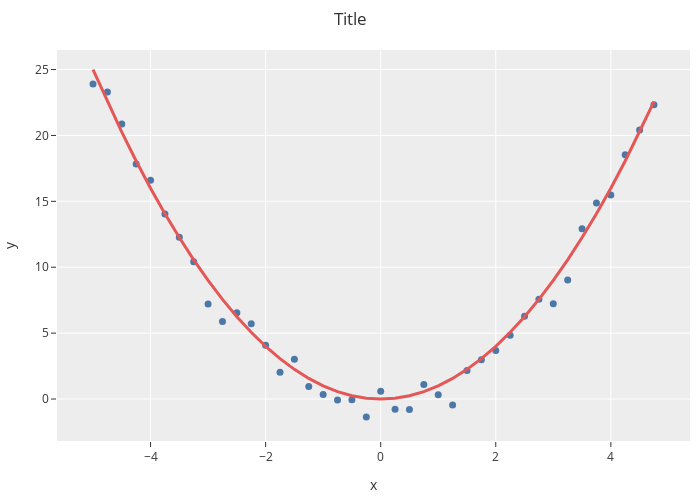

Notebook code cell kept with this figure:
### Code cell
fig.add_traces(go.Scatter(
    x=x,
    y=x ** 2,
    mode='lines',
    line_width=3,
    marker_color=palette[2]   
))

fig.show()

### Figure 1 — Plotly figure (JSON) as saved in the notebook; plotly's stock layout.template omitted (floating-point values rounded to 4 significant figures)
{"data": [{"line": {"color": "#4C78A8"}, "marker": {"size": 7}, "mode": "markers", "type": "scatter", "x": [-5, -4.75, -4.5, -4.25, -4, -3.75, -3.5, -3.25, -3, -2.75, -2.5, -2.25, -2, -1.75, -1.5, -1.25, -1, -0.75, -0.5, -0.25, 0, 0.25, 0.5, 0.75, 1, 1.25, 1.5, 1.75, 2, 2.25, 2.5, 2.75, 3, 3.25, 3.5, 3.75, 4, 4.25, 4.5, 4.75], "y": [23.91, 23.3, 20.88, 17.84, 16.61, 14.03, 12.27, 10.41, 7.206, 5.889, 6.543, 5.707, 4.074, 2.035, 3.012, 0.9412, 0.3486, -0.07036, -0.06115, -1.37, 0.5819, -0.7698, -0.7971, 1.109, 0.3258, -0.45, 2.166, 2.981, 3.69, 4.832, 6.273, 7.578, 7.227, 9.025, 12.92, 14.87, 15.48, 18.54, 20.41, 22.33]}, {"line": {"width": 3}, "marker": {"color": "#E45756"}, "mode": "lines", "type": "scatter", "x": [-5, -4.75, -4.5, -4.25, -4, -3.75, -3.5, -3.25, -3, -2.75, -2.5, -2.25, -2, -1.75, -1.5, -1.25, -1, -0.75, -0.5, -0.25, 0, 0.25, 0.5, 0.75, 1, 1.25, 1.5, 1.75, 2, 2.25, 2.5, 2.75, 3, 3.25, 3.5, 3.75, 4, 4.25, 4.5, 4.75], "y": [25, 22.56, 20.25, 18.06, 16, 14.06, 12.25, 10.56, 9, 7.562, 6.25, 5.062, 4, 3.062, 2.25, 1.562, 1, 0.5625, 0.25, 0.0625, 0, 0.0625, 0.25, 0.5625, 1, 1.562, 2.25, 3.062, 4, 5.062, 6.25, 7.562, 9, 10.56, 12.25, 14.06, 16, 18.06, 20.25, 22.56]}], "layout": {"bargap": 0.1, "height": 500, "margin": {"b": 10, "l": 10, "r": 10, "t": 50}, "showlegend": false, "title": {"text": "Title"}, "width": 700, "xaxis": {"title": {"text": "x"}}, "yaxis": {"title": {"text": "y"}}}}
